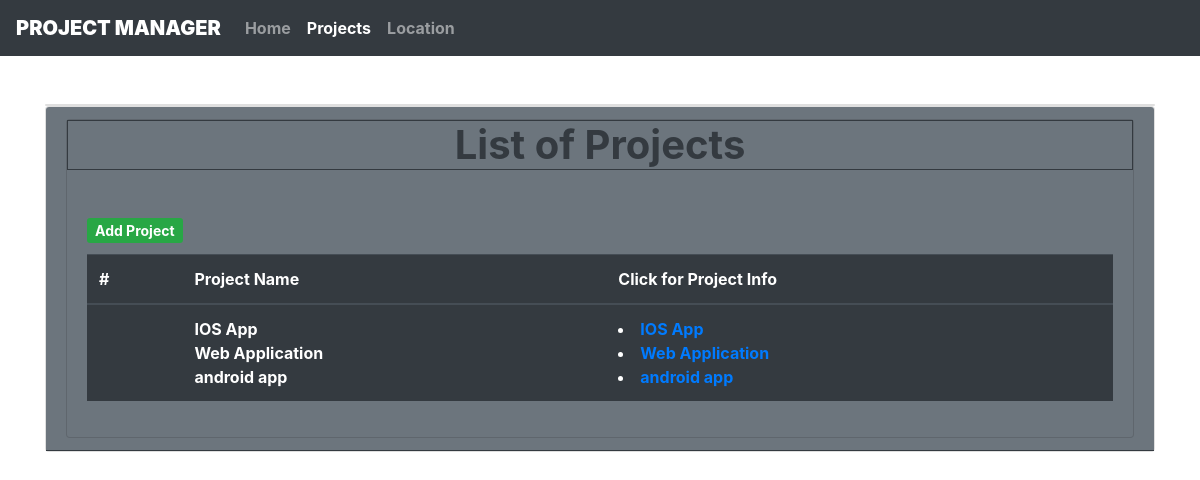
The page /projects/ on the database as committed earlier.
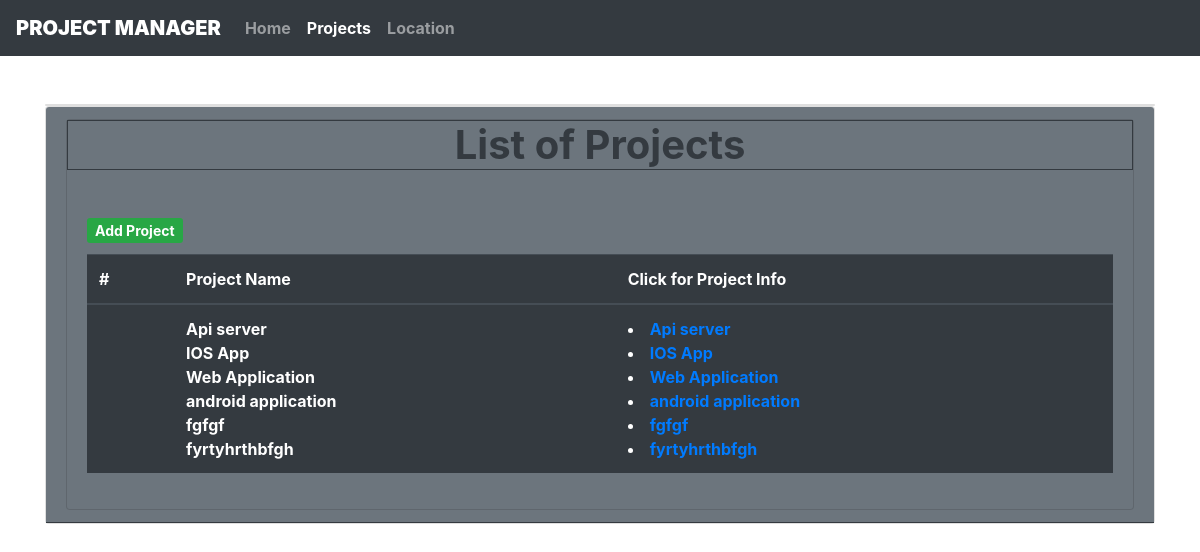
The same page on the database as committed later.
### core/models.py (models this page shows, shortened)
class Project(models.Model):
    project_name = models.CharField(max_length=100, null=True, blank=Tree)
    start_date = models.DateTimeField(null=True, blank=True)
    end_date = models.DateTimeField(null=True, blank=True)
    tool = models.ManyToManyField(Tool, blank=True)
    customer = models.ForeignKey(Customer, null=True, on_delete=models.CASCADE)

### core/views.py (the view)
# urls.py: path('projects/', views.projects, name='projects'),
def projects(request):
    project_list = Project.objects.all().order_by('project_name')
    diction= {
        'project_list':project_list
        }
    return render(request, 'core/projects.html', context=diction)

### core/templates/core/projects.html (shortened to what this page needs)
{% extends 'core/base.html' %}
{% load static %}
{% block projectactive %}
  active
{% endblock projectactive %}
{% block bodycontent %}
<br>
<div class="container mt-4 fw-bolder">
  <div class="card">
  </div>
  <div class="card">
    <div class="card-header bg-secondary border-dark">
        <body class="my_body">
<div class="card div_main div_register bg-secondary">
    <h1 class=" text-dark text-center border border-dark" ><b> List of Projects </b></h1>
    <div class="card-body text-dark ">
      <h1> <a href="{% url 'add_project' %}" class="bnt btn-sm btn-success" ><b>Add Project</b></a> </h1>
<div>
  <table class="table table-dark">
    <thead>
      <tr>
        <th scope="col">#</th>
        <th scope="col">Project Name</th>
        <th scope="col">Click for Project Info</th>
      </tr>
    </thead>
    <tbody>
      <tr>
        <th scope="row"></th>
        <td>
          {% if project_list %}
          {% for project in project_list  %}
          <div> <div  class="">
            <b>{{ project.project_name }}</b> </div>
          {% endfor %}
          {% else %}
          <h2>No Projects</h2>
          {% endif %}
            </div>
        </td>
        <td>
          {% if project_list %}
          {% for project in project_list  %}
          <li> <a  class="div_register" href="{% url 'project_info' project.id %}">
            <b>{{ project.project_name }}</b> </a> <br></li>
          {% endfor %}
          {% else %}
          <h2>No Projects</h2>
          {% endif %}
            </div>
  </div>
</div>
{% endblock bodycontent %}

Rows that differ between the two databases and show on the page:
added Project: project_name "Api server"
changed Project: project_name "android app" → "android application"
added Project: project_name "fgfgf"
added Project: project_name "fyrtyhrthbfgh"
